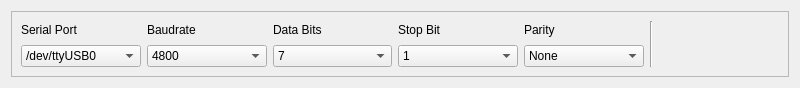
<?xml version="1.0" encoding="UTF-8"?>
<ui version="4.0">
 <class>serialport</class>
 <widget class="QWidget" name="serialport">
  <property name="geometry">
   <rect>
    <x>0</x>
    <y>0</y>
    <width>800</width>
    <height>88</height>
   </rect>
  </property>
  <property name="sizePolicy">
   <sizepolicy hsizetype="Expanding" vsizetype="Preferred">
    <horstretch>0</horstretch>
    <verstretch>0</verstretch>
   </sizepolicy>
  </property>
  <property name="minimumSize">
   <size>
    <width>100</width>
    <height>20</height>
   </size>
  </property>
  <property name="maximumSize">
   <size>
    <width>800</width>
    <height>240</height>
   </size>
  </property>
  <property name="windowTitle">
   <string>Form</string>
  </property>
  <layout class="QHBoxLayout" name="horizontalLayout_2">
   <item>
    <widget class="QFrame" name="frame">
     <property name="frameShape">
      <enum>QFrame::StyledPanel</enum>
     </property>
     <property name="frameShadow">
      <enum>QFrame::Raised</enum>
     </property>
     <layout class="QHBoxLayout" name="horizontalLayout">
      <item>
       <layout class="QVBoxLayout" name="verticalLayout">
        <item>
         <widget class="QLabel" name="lblPort">
          <property name="text">
           <string>Serial Port</string>
          </property>
         </widget>
        </item>
        <item>
         <widget class="QComboBox" name="cmbPort">
          <property name="sizePolicy">
           <sizepolicy hsizetype="Preferred" vsizetype="Preferred">
            <horstretch>0</horstretch>
            <verstretch>0</verstretch>
           </sizepolicy>
          </property>
          <item>
           <property name="text">
            <string>/dev/ttyUSB0</string>
           </property>
          </item>
          <item>
           <property name="text">
            <string>/dev/ttyUSB1</string>
           </property>
          </item>
         </widget>
        </item>
       </layout>
      </item>
      <item>
       <layout class="QVBoxLayout" name="verticalLayout_2">
        <item>
         <widget class="QLabel" name="lblBaud">
          <property name="text">
           <string>Baudrate</string>
          </property>
         </widget>
        </item>
        <item>
         <widget class="QComboBox" name="cmbbaud">
          <property name="sizePolicy">
           <sizepolicy hsizetype="Preferred" vsizetype="Preferred">
            <horstretch>0</horstretch>
            <verstretch>0</verstretch>
           </sizepolicy>
          </property>
          <item>
           <property name="text">
            <string>4800</string>
           </property>
          </item>
          <item>
           <property name="text">
            <string>9600</string>
           </property>
          </item>
          <item>
           <property name="text">
            <string>14400</string>
           </property>
          </item>
          <item>
           <property name="text">
            <string>19200</string>
           </property>
          </item>
          <item>
           <property name="text">
            <string>28800</string>
           </property>
          </item>
          <item>
           <property name="text">
            <string>38400</string>
           </property>
          </item>
          <item>
           <property name="text">
            <string>57600</string>
           </property>
          </item>
          <item>
           <property name="text">
            <string>115200</string>
           </property>
          </item>
          <item>
           <property name="text">
            <string>128000</string>
           </property>
          </item>
          <item>
           <property name="text">
            <string>256000</string>
           </property>
          </item>
          <item>
           <property name="text">
            <string>921600</string>
           </property>
          </item>
         </widget>
        </item>
       </layout>
      </item>
      <item>
       <layout class="QVBoxLayout" name="verticalLayout_3">
        <item>
         <widget class="QLabel" name="lblPort_2">
          <property name="text">
           <string>Data Bits</string>
          </property>
         </widget>
        </item>
        <item>
         <widget class="QComboBox" name="cmbdata">
          <property name="sizePolicy">
           <sizepolicy hsizetype="Preferred" vsizetype="Preferred">
            <horstretch>0</horstretch>
            <verstretch>0</verstretch>
           </sizepolicy>
          </property>
          <item>
           <property name="text">
            <string>7</string>
           </property>
          </item>
          <item>
           <property name="text">
            <string>8</string>
           </property>
          </item>
         </widget>
        </item>
       </layout>
      </item>
      <item>
       <layout class="QVBoxLayout" name="verticalLayout_4">
        <item>
         <widget class="QLabel" name="lblPort_3">
          <property name="text">
           <string>Stop Bit</string>
          </property>
         </widget>
        </item>
        <item>
         <widget class="QComboBox" name="cmbstop">
          <property name="sizePolicy">
           <sizepolicy hsizetype="Preferred" vsizetype="Preferred">
            <horstretch>0</horstretch>
            <verstretch>0</verstretch>
           </sizepolicy>
          </property>
          <item>
           <property name="text">
            <string>1</string>
           </property>
          </item>
          <item>
           <property name="text">
            <string>1.5</string>
           </property>
          </item>
          <item>
           <property name="text">
            <string>2</string>
           </property>
          </item>
         </widget>
        </item>
       </layout>
      </item>
      <item>
       <layout class="QVBoxLayout" name="verticalLayout_5">
        <item>
         <widget class="QLabel" name="lblPort_4">
          <property name="text">
           <string>Parity</string>
          </property>
         </widget>
        </item>
        <item>
         <widget class="QComboBox" name="cmbparity">
          <property name="sizePolicy">
           <sizepolicy hsizetype="Preferred" vsizetype="Preferred">
            <horstretch>0</horstretch>
            <verstretch>0</verstretch>
           </sizepolicy>
          </property>
          <item>
           <property name="text">
            <string>None</string>
           </property>
          </item>
          <item>
           <property name="text">
            <string>Odd</string>
           </property>
          </item>
          <item>
           <property name="text">
            <string>Even</string>
           </property>
          </item>
         </widget>
        </item>
       </layout>
      </item>
      <item>
       <widget class="Line" name="line">
        <property name="orientation">
         <enum>Qt::Vertical</enum>
        </property>
       </widget>
      </item>
      <item>
       <widget class="QPushButton" name="btnSet">
        <property name="sizePolicy">
         <sizepolicy hsizetype="Minimum" vsizetype="Preferred">
          <horstretch>0</horstretch>
          <verstretch>0</verstretch>
         </sizepolicy>
        </property>
        <property name="font">
         <font>
          <pointsize>18</pointsize>
         </font>
        </property>
        <property name="text">
         <string/>
        </property>
        <property name="flat">
         <bool>true</bool>
        </property>
       </widget>
      </item>
     </layout>
    </widget>
   </item>
  </layout>
 </widget>
 <resources/>
 <connections/>
</ui>
